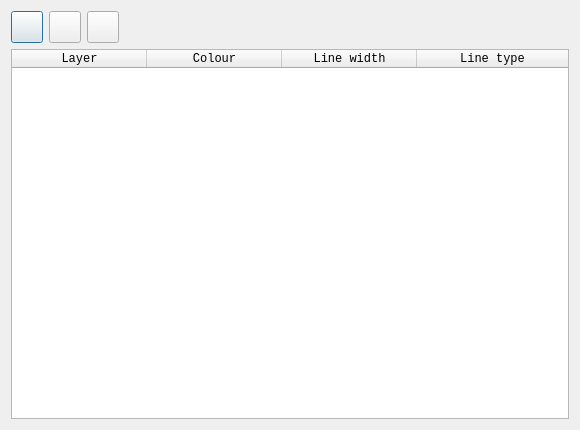
<?xml version="1.0" encoding="UTF-8"?>
<ui version="4.0">
 <class>TT_DialogLayersSettings</class>
 <widget class="QDialog" name="TT_DialogLayersSettings">
  <property name="geometry">
   <rect>
    <x>0</x>
    <y>0</y>
    <width>580</width>
    <height>430</height>
   </rect>
  </property>
  <property name="windowTitle">
   <string>Layers</string>
  </property>
  <layout class="QVBoxLayout" name="verticalLayout">
   <item>
    <layout class="QHBoxLayout" name="horizontalLayout">
     <item>
      <widget class="QPushButton" name="pb_add">
       <property name="minimumSize">
        <size>
         <width>32</width>
         <height>32</height>
        </size>
       </property>
       <property name="maximumSize">
        <size>
         <width>32</width>
         <height>32</height>
        </size>
       </property>
       <property name="icon">
        <iconset resource="../../../res/icons/icons.qrc">
         <normaloff>:/icons/add.svg</normaloff>:/icons/add.svg</iconset>
       </property>
       <property name="iconSize">
        <size>
         <width>24</width>
         <height>24</height>
        </size>
       </property>
      </widget>
     </item>
     <item>
      <widget class="QPushButton" name="pb_remove">
       <property name="minimumSize">
        <size>
         <width>32</width>
         <height>32</height>
        </size>
       </property>
       <property name="maximumSize">
        <size>
         <width>32</width>
         <height>32</height>
        </size>
       </property>
       <property name="icon">
        <iconset resource="../../../res/icons/icons.qrc">
         <normaloff>:/icons/remove.svg</normaloff>:/icons/remove.svg</iconset>
       </property>
       <property name="iconSize">
        <size>
         <width>24</width>
         <height>24</height>
        </size>
       </property>
      </widget>
     </item>
     <item>
      <widget class="QPushButton" name="pb_edit">
       <property name="minimumSize">
        <size>
         <width>32</width>
         <height>32</height>
        </size>
       </property>
       <property name="maximumSize">
        <size>
         <width>32</width>
         <height>32</height>
        </size>
       </property>
       <property name="icon">
        <iconset resource="../../../res/icons/icons.qrc">
         <normaloff>:/icons/attributes.svg</normaloff>:/icons/attributes.svg</iconset>
       </property>
       <property name="iconSize">
        <size>
         <width>24</width>
         <height>24</height>
        </size>
       </property>
      </widget>
     </item>
     <item>
      <spacer name="horizontalSpacer">
       <property name="orientation">
        <enum>Qt::Orientation::Horizontal</enum>
       </property>
       <property name="sizeHint" stdset="0">
        <size>
         <width>40</width>
         <height>20</height>
        </size>
       </property>
      </spacer>
     </item>
    </layout>
   </item>
   <item>
    <widget class="QTableWidget" name="tw">
     <property name="font">
      <font>
       <family>Monospace</family>
       <pointsize>10</pointsize>
      </font>
     </property>
     <property name="editTriggers">
      <set>QAbstractItemView::EditTrigger::NoEditTriggers</set>
     </property>
     <property name="alternatingRowColors">
      <bool>true</bool>
     </property>
     <property name="selectionMode">
      <enum>QAbstractItemView::SelectionMode::SingleSelection</enum>
     </property>
     <property name="selectionBehavior">
      <enum>QAbstractItemView::SelectionBehavior::SelectRows</enum>
     </property>
     <attribute name="horizontalHeaderDefaultSectionSize">
      <number>135</number>
     </attribute>
     <attribute name="horizontalHeaderStretchLastSection">
      <bool>true</bool>
     </attribute>
     <column>
      <property name="text">
       <string>Layer</string>
      </property>
      <property name="font">
       <font>
        <family>Monospace</family>
        <pointsize>9</pointsize>
       </font>
      </property>
     </column>
     <column>
      <property name="text">
       <string>Colour</string>
      </property>
      <property name="font">
       <font>
        <family>Monospace</family>
        <pointsize>9</pointsize>
       </font>
      </property>
     </column>
     <column>
      <property name="text">
       <string>Line width</string>
      </property>
      <property name="font">
       <font>
        <family>Monospace</family>
        <pointsize>9</pointsize>
       </font>
      </property>
     </column>
     <column>
      <property name="text">
       <string>Line type</string>
      </property>
      <property name="font">
       <font>
        <family>Monospace</family>
        <pointsize>9</pointsize>
       </font>
      </property>
     </column>
    </widget>
   </item>
  </layout>
 </widget>
 <resources>
  <include location="../../../res/icons/icons.qrc"/>
 </resources>
 <connections>
  <connection>
   <sender>pb_add</sender>
   <signal>pressed()</signal>
   <receiver>TT_DialogLayersSettings</receiver>
   <slot>slot_addLayer()</slot>
   <hints>
    <hint type="sourcelabel">
     <x>25</x>
     <y>25</y>
    </hint>
    <hint type="destinationlabel">
     <x>289</x>
     <y>214</y>
    </hint>
   </hints>
  </connection>
  <connection>
   <sender>pb_edit</sender>
   <signal>pressed()</signal>
   <receiver>TT_DialogLayersSettings</receiver>
   <slot>slot_editLayer()</slot>
   <hints>
    <hint type="sourcelabel">
     <x>101</x>
     <y>25</y>
    </hint>
    <hint type="destinationlabel">
     <x>289</x>
     <y>214</y>
    </hint>
   </hints>
  </connection>
  <connection>
   <sender>pb_remove</sender>
   <signal>pressed()</signal>
   <receiver>TT_DialogLayersSettings</receiver>
   <slot>slot_removeLayer()</slot>
   <hints>
    <hint type="sourcelabel">
     <x>63</x>
     <y>25</y>
    </hint>
    <hint type="destinationlabel">
     <x>289</x>
     <y>214</y>
    </hint>
   </hints>
  </connection>
  <connection>
   <sender>tw</sender>
   <signal>cellDoubleClicked(int,int)</signal>
   <receiver>TT_DialogLayersSettings</receiver>
   <slot>slot_editLayer()</slot>
   <hints>
    <hint type="sourcelabel">
     <x>289</x>
     <y>218</y>
    </hint>
    <hint type="destinationlabel">
     <x>289</x>
     <y>214</y>
    </hint>
   </hints>
  </connection>
 </connections>
 <slots>
  <slot>slot_addLayer()</slot>
  <slot>slot_editLayer()</slot>
  <slot>slot_removeLayer()</slot>
 </slots>
</ui>
